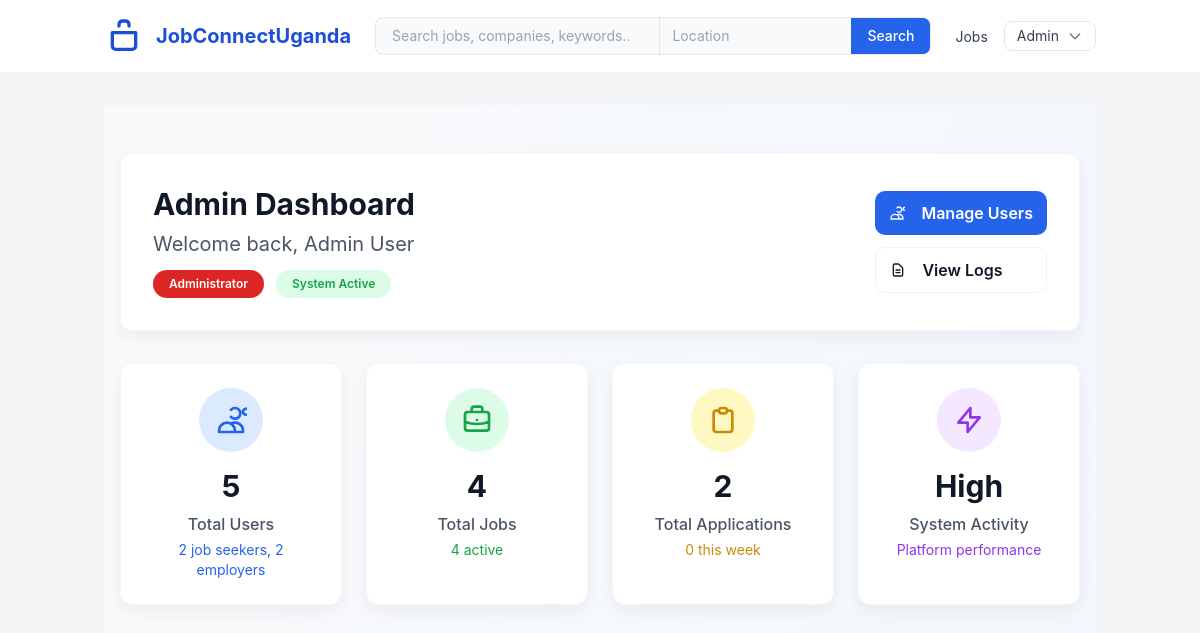
Page /admin/dashboard.php (signed in) on the committed database.
### tables this page shows
CREATE TABLE jobs (
    job_id INTEGER PRIMARY KEY AUTOINCREMENT,
    employer_id INTEGER NOT NULL,
    title TEXT NOT NULL,
    description TEXT NOT NULL,
    requirements TEXT NOT NULL,
    location TEXT NOT NULL,
    job_type TEXT CHECK(job_type IN ('full_time', 'part_time', 'contract', 'internship', 'temporary')) NOT NULL,
    salary_range TEXT,
    experience_level TEXT,
    posted_at DATETIME DEFAULT CURRENT_TIMESTAMP,
    deadline DATE,
    is_active INTEGER DEFAULT 1,
    views INTEGER DEFAULT 0,
    FOREIGN KEY (employer_id) REFERENCES employers(employer_id) ON DELETE CASCADE
);

### Admin/Dashboard.php (the view, shortened to what this page needs)
<?php
require_once '../Includes/config.php';
$stats = [];
$stmt = $pdo->query("SELECT COUNT(*) FROM users");
$stats['total_users'] = $stmt->fetchColumn();
$stmt = $pdo->query("SELECT user_type, COUNT(*) as count FROM users GROUP BY user_type");
$userTypes = $stmt->fetchAll();
foreach ($userTypes as $type) {
    $stats[$type['user_type'] . '_users'] = $type['count'];
}
$stmt = $pdo->query("SELECT COUNT(*) FROM jobs");
$stats['total_jobs'] = $stmt->fetchColumn();
$stmt = $pdo->query("SELECT COUNT(*) FROM jobs WHERE is_active = TRUE");
$stats['active_jobs'] = $stmt->fetchColumn();
$stmt = $pdo->query("SELECT COUNT(*) FROM applications");
$stats['total_applications'] = $stmt->fetchColumn();
$stmt = $pdo->query("SELECT COUNT(*) FROM applications WHERE applied_at > datetime('now', '-7 days')");
$stats['recent_applications'] = $stmt->fetchColumn();
$stmt = $pdo->prepare("
    SELECT j.*, e.company_name,
           (SELECT COUNT(*) FROM applications a WHERE a.job_id = j.job_id) as application_count
    FROM jobs j
    LEFT JOIN employers e ON j.employer_id = e.employer_id
    ORDER BY j.posted_at DESC
    LIMIT 10
");
$stmt->execute();
$recentJobs = $stmt->fetchAll();
require_once '../Includes/header.php';
?>
<section class="py-12 bg-gradient-to-br from-gray-50 to-blue-50 min-h-screen">
    <div class="container mx-auto px-4">
        <div class="card p-8 mb-8 slide-in-left">
            <div class="flex flex-col md:flex-row md:items-center justify-between gap-6">
                <div>
                    <h1 class="text-3xl font-bold text-gray-900 mb-2">Admin Dashboard</h1>
                    <p class="text-xl text-gray-600">Welcome back, <?php echo htmlspecialchars($_SESSION['first_name'] . ' ' . $_SESSION['last_name']); ?></p>
                    <div class="flex flex-wrap gap-3 mt-3">
                        <span class="badge" style="background:#dc2626;color:#ffffff;padding:8px 16px">Administrator</span>
                        <span class="badge" style="background:#dcfce7;color:#16a34a;padding:8px 16px">System Active</span>
                    </div>
                </div>
                <div class="flex flex-col gap-3">
                    <a href="users.php" class="btn btn-primary">
                        <svg class="w-4 h-4 mr-2" fill="none" stroke="currentColor" viewBox="0 0 24 24">
                            <path stroke-linecap="round" stroke-linejoin="round" stroke-width="2" d="M12 4.354a4 4 0 110 5.292M15 21H3v-1a6 6 0 0112 0v1zm0 0h6v-1a6 6 0 00-9-5.197m13.5-9a2.25 2.25 0 11-4.5 0 2.25 2.25 0 014.5 0z"></path>
                        </svg>
                        Manage Users
                    </a>
                    <a href="logs.php" class="btn btn-ghost">
                        <svg class="w-4 h-4 mr-2" fill="none" stroke="currentColor" viewBox="0 0 24 24">
                            <path stroke-linecap="round" stroke-linejoin="round" stroke-width="2" d="M9 12h6m-6 4h6m2 5H7a2 2 0 01-2-2V5a2 2 0 012-2h5.586a1 1 0 01.707.293l5.414 5.414a1 1 0 01.293.707V19a2 2 0 01-2 2z"></path>
                        </svg>
                        View Logs
                    </a>
                </div>
            </div>
        </div>
        <div class="grid grid-cols-1 md:grid-cols-2 lg:grid-cols-4 gap-6 mb-8">
            <div class="card p-6 text-center stat-card scale-up" style="transition-delay: 0.1s">
                <div class="w-16 h-16 bg-blue-100 rounded-full flex items-center justify-center mx-auto mb-4">
                    <svg class="w-8 h-8 text-blue-600" fill="none" stroke="currentColor" viewBox="0 0 24 24">
                        <path stroke-linecap="round" stroke-linejoin="round" stroke-width="2" d="M12 4.354a4 4 0 110 5.292M15 21H3v-1a6 6 0 0112 0v1zm0 0h6v-1a6 6 0 00-9-5.197m13.5-9a2.25 2.25 0 11-4.5 0 2.25 2.25 0 014.5 0z"></path>
                    </svg>
                </div>
                <h3 class="text-3xl font-bold text-gray-900 mb-2"><?php echo number_format($stats['total_users']); ?></h3>
                <p class="text-gray-600 font-medium">Total Users</p>
                <p class="text-sm text-blue-600 mt-1"><?php echo $stats['job_seeker_users'] ?? 0; ?> job seekers, <?php echo $stats['employer_users'] ?? 0; ?> employers</p>
            </div>
            <div class="card p-6 text-center stat-card scale-up" style="transition-delay: 0.2s">
                <div class="w-16 h-16 bg-green-100 rounded-full flex items-center justify-center mx-auto mb-4">
                </div>
                <h3 class="text-3xl font-bold text-gray-900 mb-2"><?php echo number_format($stats['total_jobs']); ?></h3>
                <p class="text-gray-600 font-medium">Total Jobs</p>
                <p class="text-sm text-green-600 mt-1"><?php echo $stats['active_jobs']; ?> active</p>
            </div>
            <div class="card p-6 text-center stat-card scale-up" style="transition-delay: 0.3s">
                <div class="w-16 h-16 bg-yellow-100 rounded-full flex items-center justify-center mx-auto mb-4">
                    <svg class="w-8 h-8 text-yellow-600" fill="none" stroke="currentColor" viewBox="0 0 24 24">
                        <path stroke-linecap="round" stroke-linejoin="round" stroke-width="2" d="M9 5H7a2 2 0 00-2 2v12a2 2 0 002 2h10a2 2 0 002-2V7a2 2 0 00-2-2h-2M9 5a2 2 0 002 2h2a2 2 0 002-2M9 5a2 2 0 012-2h2a2 2 0 012 2"></path>
                    </svg>
                </div>
                <h3 class="text-3xl font-bold text-gray-900 mb-2"><?php echo number_format($stats['total_applications']); ?></h3>
                <p class="text-gray-600 font-medium">Total Applications</p>
                <p class="text-sm text-yellow-600 mt-1"><?php echo $stats['recent_applications']; ?> this week</p>
            </div>
            <div class="card p-6 text-center stat-card scale-up" style="transition-delay: 0.4s">
                <div class="w-16 h-16 bg-purple-100 rounded-full flex items-center justify-center mx-auto mb-4">
                    <svg class="w-8 h-8 text-purple-600" fill="none" stroke="currentColor" viewBox="0 0 24 24">
                        <path stroke-linecap="round" stroke-linejoin="round" stroke-width="2" d="M13 10V3L4 14h7v7l9-11h-7z"></path>
                    </svg>
                </div>
                <h3 class="text-3xl font-bold text-gray-900 mb-2">High</h3>
                <p class="text-gray-600 font-medium">System Activity</p>
                <p class="text-sm text-purple-600 mt-1">Platform performance</p>
            </div>
        </div>
    </div>
</section>
<?php require_once '../Includes/footer.php'; ?>

### Assets/CSS/styles.css (style rules this page uses)
body { font-family: 'Inter', -apple-system, BlinkMacSystemFont, 'Segoe UI', Roboto, Oxygen, Ubuntu, Cantarell, 'Open Sans', 'Helvetica Neue', sans-serif; line-height: 1.6; }
.card { transition: transform 0.2s ease, box-shadow 0.2s ease; }
.badge { display: inline-block; padding: 0.25rem 0.5rem; font-size: 0.75rem; font-weight: 600; line-height: 1; text-align: center; white-space: nowrap; vertical-align: baseline; border-radius: 0.25rem; }
:root { --brand-blue: #1e40af; --brand-blue-600: #2563eb; --muted: #6b7280; --bg: #f8fafc; --success: #10b981; }
html,body { font-family:Inter, ui-sans-serif, system-ui, -apple-system, 'Segoe UI', Roboto, 'Helvetica Neue', Arial; background:var(--bg); color:#111827; }
.card { background:#fff;border-radius:12px;box-shadow:0 6px 18px rgba(17,24,39,0.06);border:1px solid rgba(2,6,23,0.04); }
.btn { display:inline-flex;align-items:center;gap:8px;padding:10px 14px;border-radius:10px;font-weight:600 }
.btn-primary { background:var(--brand-blue-600);color:#fff }
.btn-ghost { background:transparent;border:1px solid rgba(2,6,23,0.06) }
.badge { display:inline-block;padding:6px 10px;border-radius:999px;font-size:0.75rem }
.scale-up { opacity: 0; transform: scale(0.8); transition: opacity 0.5s ease-out, transform 0.5s ease-out; }
.scale-up.revealed { opacity: 1; transform: scale(1); }

### Admin/Dashboard.php (style rules this page uses)
.slide-in-left { opacity: 0; transform: translateX(-30px); transition: opacity 0.5s ease-out, transform 0.5s ease-out; }
.slide-in-left.revealed { opacity: 1; transform: translateX(0); }
.scale-up { opacity: 0; transform: scale(0.95); transition: opacity 0.4s ease-out, transform 0.4s ease-out; }
.scale-up.revealed { opacity: 1; transform: scale(1); }
.stat-card { transition: all 0.3s ease; }

### rows in the picture
jobs: views "5", employer "2", job_id "4"

### other values in the picture
$_SESSION['first_name'] "Admin"
$_SESSION['first_name'] . ' ' . $_SESSION['last_name'] "Admin User"
$stats['recent_applications'] "0"
